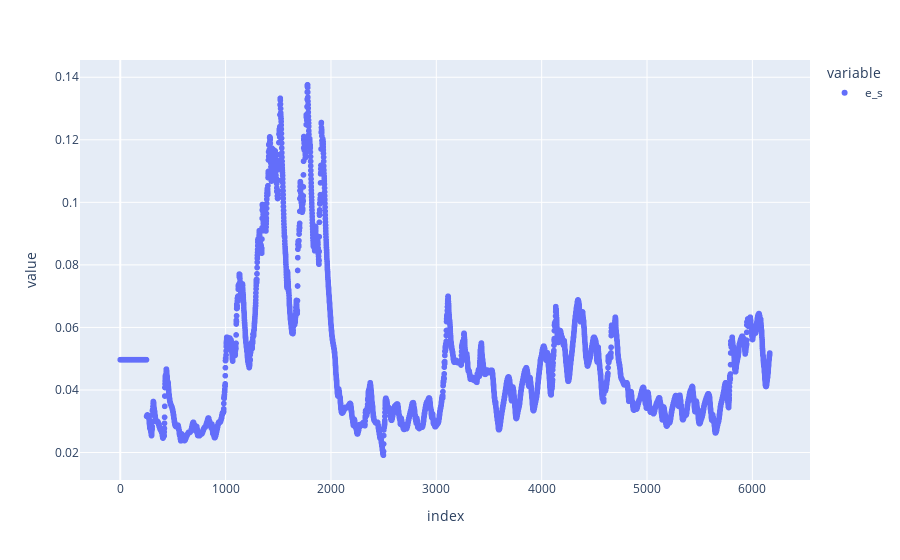

Write notebook code for a chart like this one.
### Code cell
edf.plot(kind='scatter')

### Figure 1 — Plotly figure (JSON) as saved in the notebook; plotly's stock layout.template omitted (floating-point values rounded to 4 significant figures; data arrays with more than 128 entries replaced by an {"elided": "..."} marker saying what was removed)
{"data": [{"hovertemplate": "variable=e_s<br>index=%{x}<br>value=%{y}<extra></extra>", "legendgroup": "e_s", "marker": {"color": "#636efa", "symbol": "circle"}, "mode": "markers", "name": "e_s", "showlegend": true, "type": "scattergl", "x": {"elided": "6166 int values"}, "xaxis": "x", "y": {"elided": "6166 float values"}, "yaxis": "y"}], "layout": {"legend": {"title": {"text": "variable"}, "tracegroupgap": 0}, "margin": {"t": 60}, "xaxis": {"anchor": "y", "domain": [0, 1], "title": {"text": "index"}}, "yaxis": {"anchor": "x", "domain": [0, 1], "title": {"text": "value"}}}}
